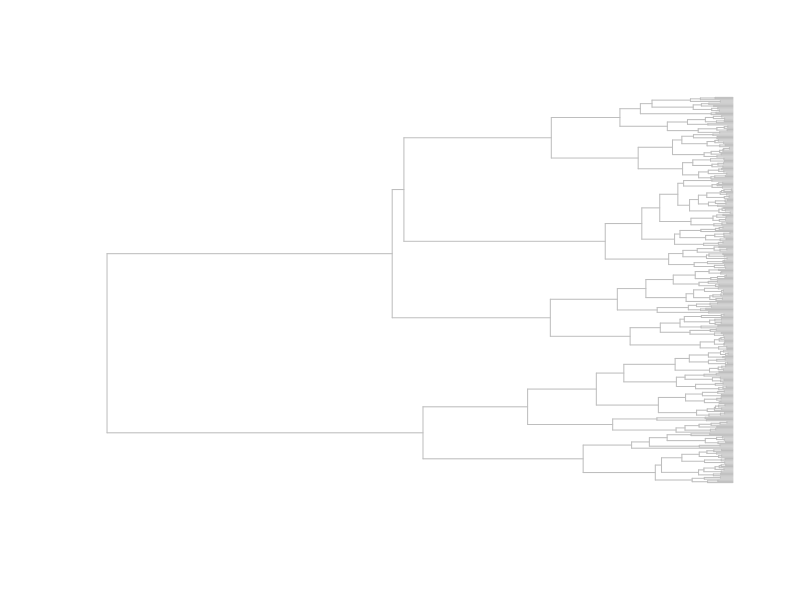
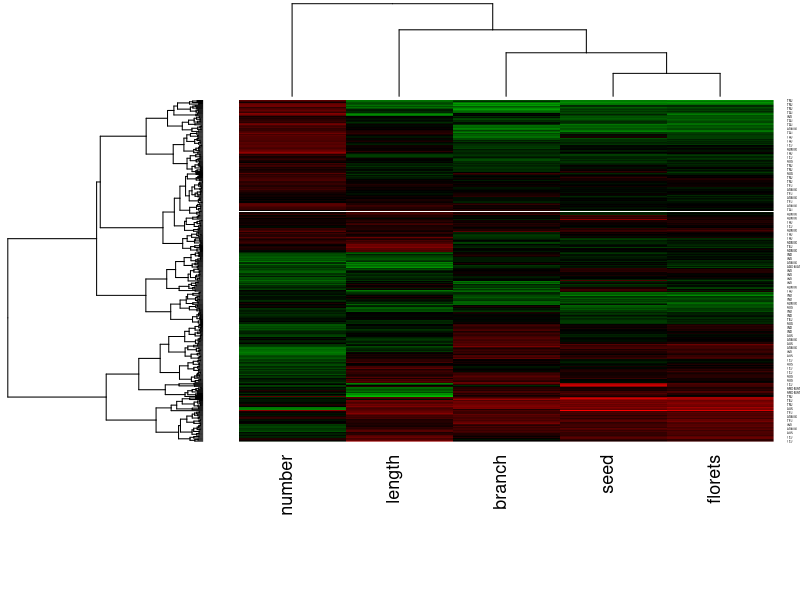

Here is the R script that generated these plots, in order: (Note: this script raises an error after producing the figures.)
## An Introduction to Biostatistical Analysis with R
## R codes for lecture on 05/08/2020

#### 0 check and install (if necessary) packages required in this script
required.packages <- c('ape', 'gplots', 'fields', 'cluster')
new.packages <- required.packages[!(required.packages %in% installed.packages()[,"Package"])]
if(length(new.packages)) {
  install.packages(new.packages, repos="http://cran.us.r-project.org")
}
# load required packages
require(ape)
require(gplots)
require(fields)
require(cluster)

## Summarize information existing in a number of variables
# Unsupervised and supervised classification

# this data set was analyzed in Zhao 2011 (Nature Communications 2:467)
line <- read.csv("RiceDiversityLine.csv")
pheno <- read.csv("RiceDiversityPheno.csv")
geno <- read.csv("RiceDiversityGeno.csv")
line.pheno <- merge(line, pheno, by.x = "NSFTV.ID", by.y = "NSFTVID")
alldata <- merge(line.pheno, geno, by.x = "NSFTV.ID", by.y = "NSFTVID")
rownames(alldata) <- alldata$NSFTV.ID

#### Preparation for homework ####
data.tr <- data.frame(
  number = alldata$Panicle.number.per.plant,
  length = alldata$Panicle.length,
  branch = alldata$Primary.panicle.branch.number,
  seed = alldata$Seed.number.per.panicle,
  florets = alldata$Florets.per.panicle
)
missing <- apply(is.na(data.tr), 1, sum) > 0
data.tr <- data.tr[!missing, ]
subpop.tr <- alldata$Sub.population[!missing]

# scaling
data.tr <- scale(data.tr)

# create an own function
myplot <- function(tre, subpop, type = "unrooted", ...) {
  phy <- as.phylo(tre)
  col <- as.numeric(subpop[phy$edge[,2]])
  edge.col <- ifelse(is.na(col), "gray", col)
  plot(phy, edge.color = edge.col, type = type, show.tip.label = F, ...)
}

# perform clusetering for varieties 
d <- dist(data.tr)
tre.var <- hclust(d, method = "ward.D2")
op <- par(mfrow = c(1, 1))
myplot(tre.var, subpop.tr, type = "phylogram")
par(op)

# perform clusetering for both varieties and traits
d <- dist(data.tr)
tre.var <- hclust(d, method = "ward.D2")
d <- dist(t(data.tr))
tre.tra <- hclust(d, "ward.D2")


# this part is again optional
pdf("fig10-2.pdf", height = 12)
heatmap.2(data.tr, Rowv = as.dendrogram(tre.var),
          Colv = as.dendrogram(tre.tra),
          RowSideColors = as.character(as.numeric(subpop.tr)),
          labRow = subpop.tr,
          margins = c(12,2), col=redgreen(256), trace = "none", lhei = c(2,10), cexRow = 0.3)
dev.off()

###### classification based on the hierarchical clustering result #####
# classify samples with the cutree function
d <- dist(data.tr)
tre <- hclust(d, method = "ward.D2")
cluster.id <- cutree(tre, k = 5)

# kmeans clustering
kms <- kmeans(data.tr, centers = 5)

# compare results
table(kms$cluster, subpop.tr)
table(cluster.id, subpop.tr)
table(kms$cluster, cluster.id)

#### select representative varieties/lines based on trait data ####
# select 20 varieties/lines (by classifying all samples into 20 groups)
require(cluster)
n.sel <- 20
kmed <- pam(data.tr, k = n.sel)
kmed$id.med

# look at the distribution of 20 varieties/lines selected as medoids
pca.tr <- prcomp(data.tr, scale = T)
pch <- rep(1, nrow(data.tr))
pch[kmed$id.med] <- 19
op <- par(mfrow = c(1,2))
plot(pca.tr$x[,1:2], col = as.numeric(subpop.tr), pch = pch)
plot(pca.tr$x[,3:4], col = as.numeric(subpop.tr), pch = pch)
par(op)
